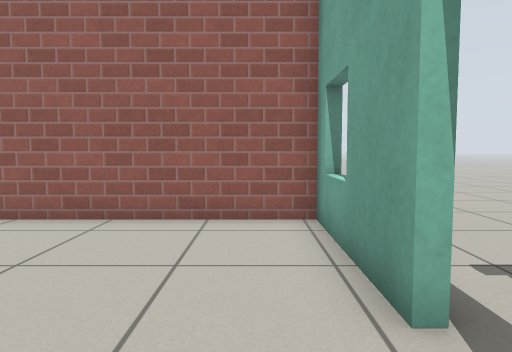
view 1 (above)

20 first-person views from a walk through a world built for the Gazebo simulator. The camera is 0.72 m above the floor, tilts 4° down and sees 70° across. The floor is counted in squares, 0.5 m on a side. Each view is taken from the middle of a square. On the plan, view 1 faces up. The plan holds only what a view shows up to about 16 squares ahead; the rest is blank. Robots are left out. Gazebo's built-in surfaces are drawn with simple patterns. Simple shapes stand in for some stock models.

view 2
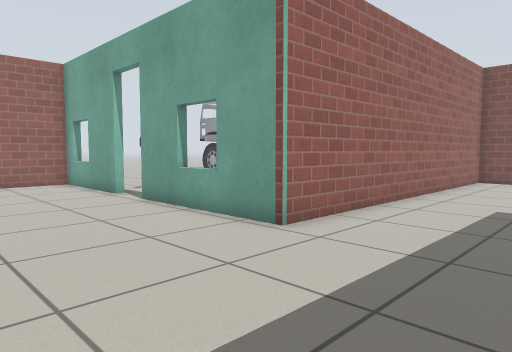

view 3
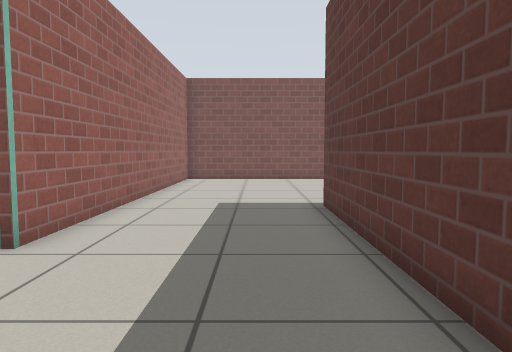

view 4
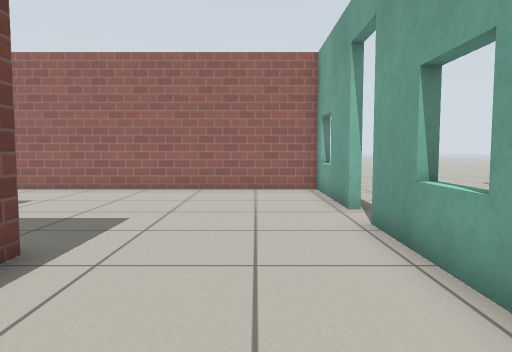

view 5
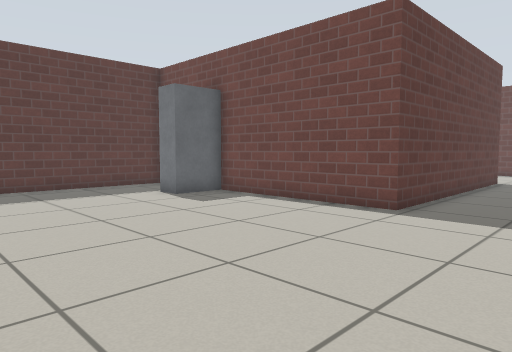

view 6
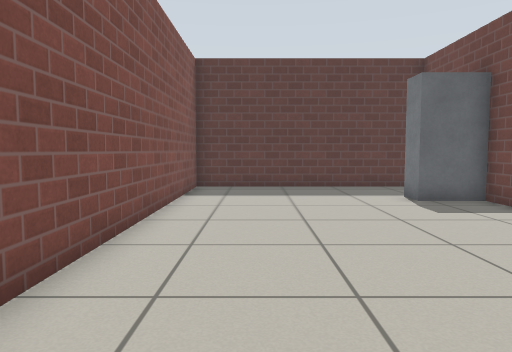

view 7
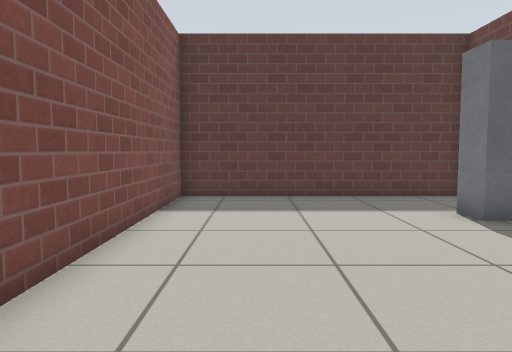

view 8
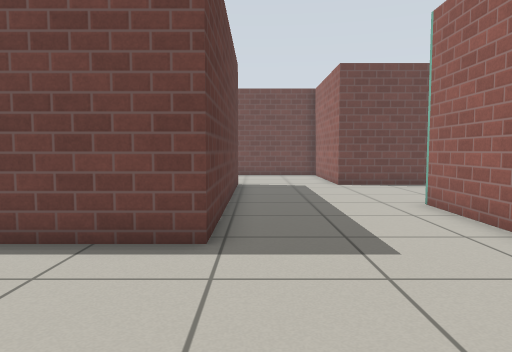

view 9
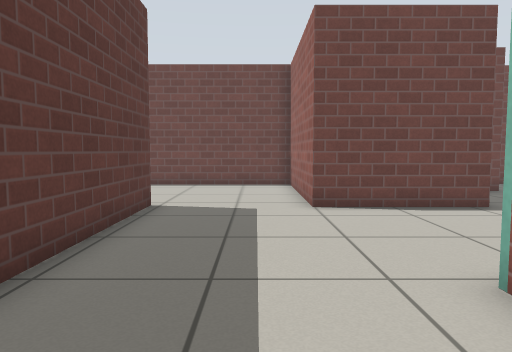

view 10
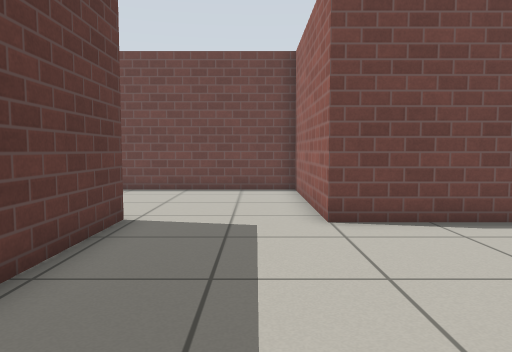

view 11
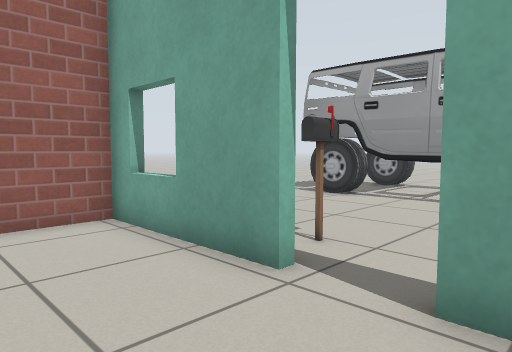

view 12
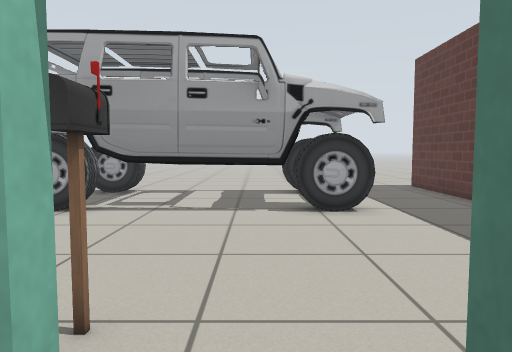

view 13
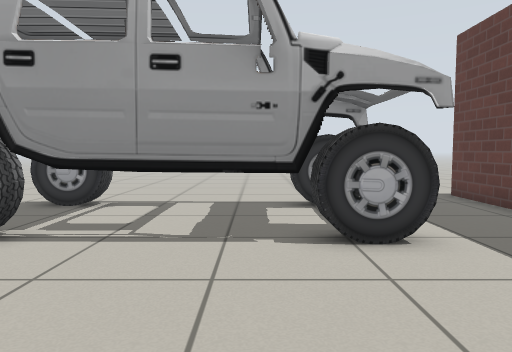

view 14
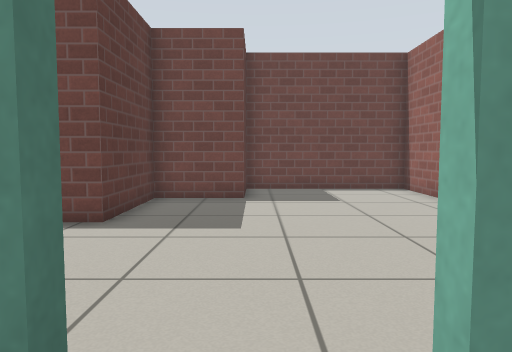

view 15
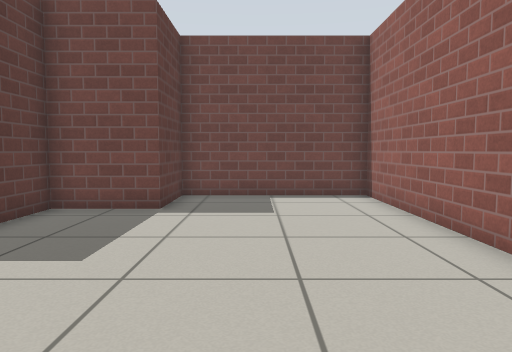

view 16
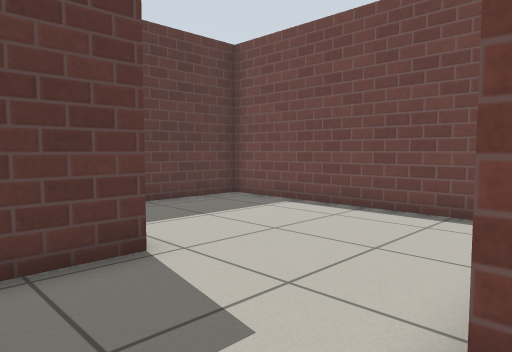

view 17
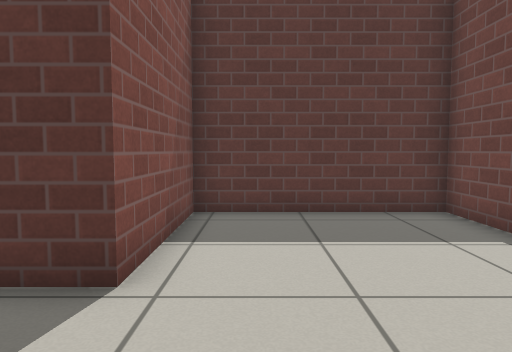

view 18
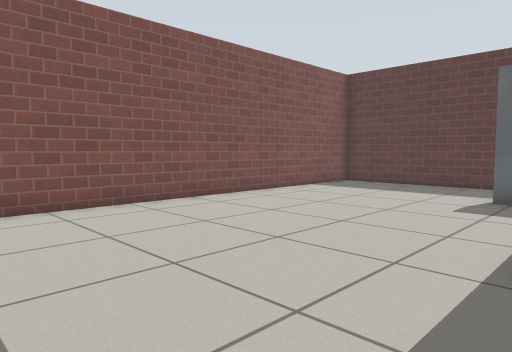

view 19
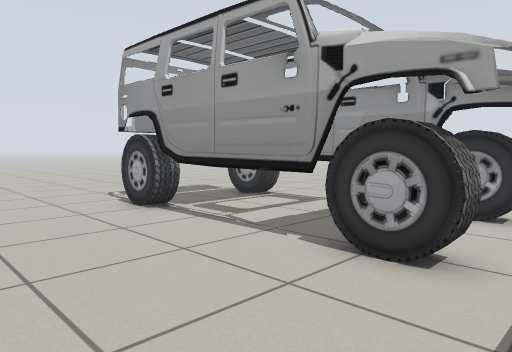

view 20
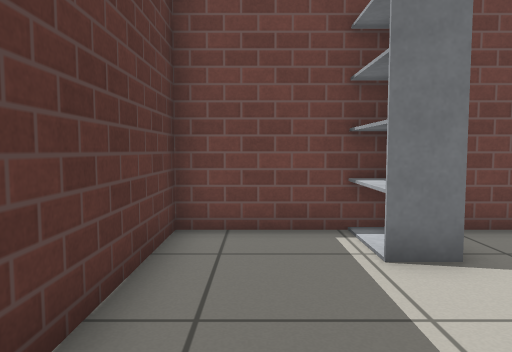

### Floor plan
Key: @ floor where view 1 was taken; # wall or solid block; . floor; D open door; = window, fence, low wall or low ledge; S shelf; C car; P postbox.
Columns run from 11 left of view 1 to 19 right of it. Each row starts with its distance up from view 1.
 10                 ...... ....
  9                ............
  8 ##############......CCCCC......
  7 #............#......CCCCC......
  6 #............=......CCCCC......
  5 #............#......CCCCC......
  4 #............#......CCCCC......
  3 #............#P.....CC CC......
  2 ####........DD..... CCCCC......
  1    #........D#......CC CC......
  0    #.......@.#......C  CC.
 -1    #####.....# .....CCCCC
 -2        #.....= . ........
 -3        #.....#     ........
 -4        #.....##############.
 -5  #######..................#.
 -6  #........................#
 -7  #........................#
 -8  #........................#
 -9  #........................#
-10  #.....##########.........#
-11  #.....#        #.........#
-12  #.....#        #.........#
-13  #.....#        #.........#
-14  #.....#        #.........#
-15  #######        #.........#
-16                 #.........#
-17                 #SS.......#
-18                 #.........#
-19                 #.........#
-20                 ##........#
-21                  ##########

Where each view was taken, in squares from view 1:
view 1: 0 up, 0 right, facing up
view 2: 9 down, 4 left, facing up-right
view 3: 8 down, 4 left, facing right
view 4: 6 down, 1 left, facing up
view 5: 6 down, 14 right, facing down-left
view 6: 6 down, 12 right, facing down
view 7: 9 down, 12 right, facing down
view 8: 9 down, 11 right, facing left
view 9: 7 down, 5 right, facing left
view 10: 7 down, 3 right, facing left
view 11: 0 up, 2 left, facing up-right
view 12: 2 up, 0 right, facing right
view 13: 2 up, 3 right, facing right
view 14: 2 up, 3 right, facing left
view 15: 4 up, 1 right, facing left
view 16: 5 down, 2 left, facing down-left
view 17: 6 down, 6 left, facing down
view 18: 5 down, 5 right, facing down-right
view 19: 2 down, 4 right, facing up-right
view 20: 19 down, 12 right, facing left
